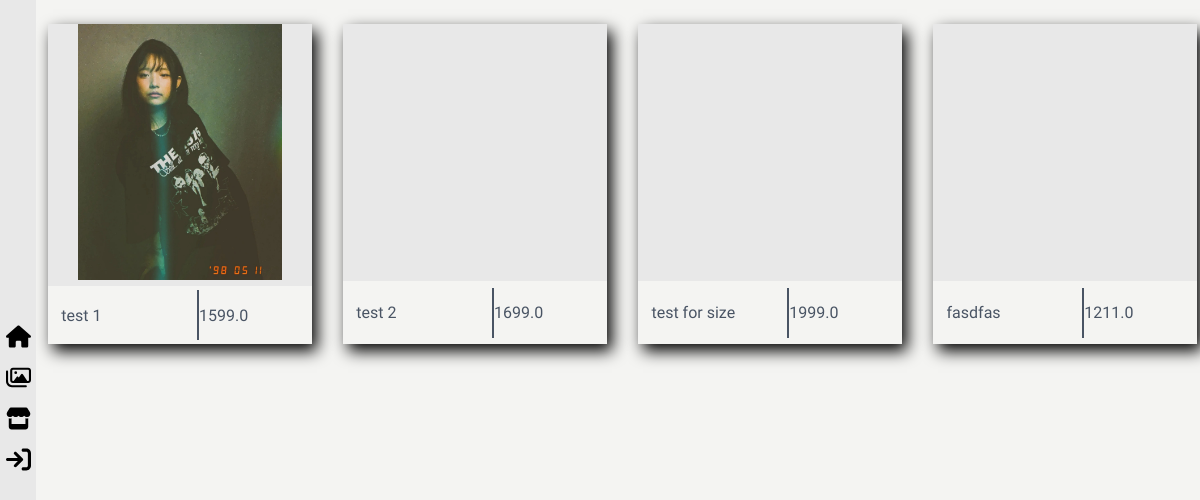
/product, run on an earlier commit of the app's database.
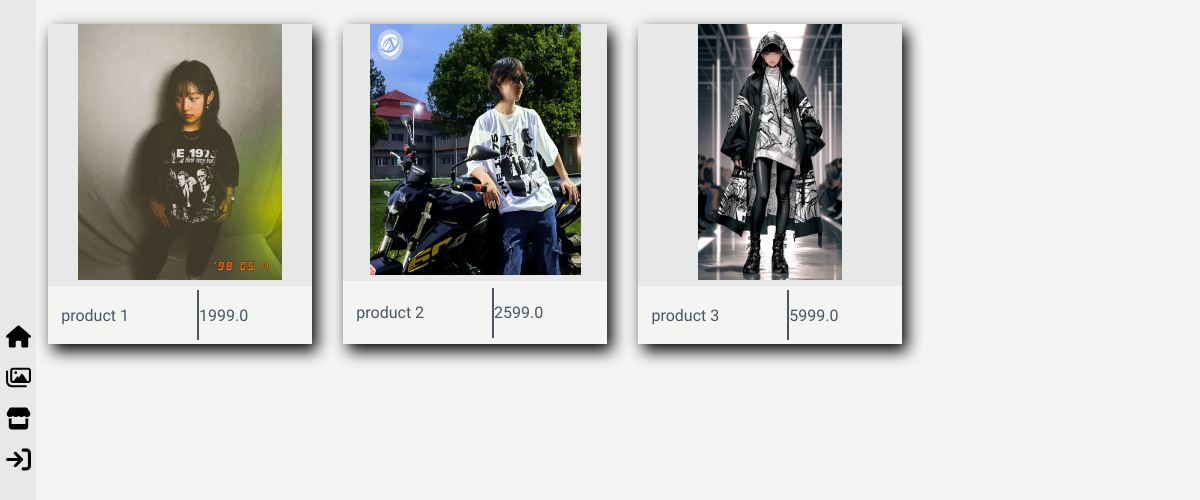
And on a later commit of the database.
### pro/model.py (models this page shows)
class Product(db.Model):
    productID = db.Column(db.Integer, primary_key=True)
    productName = db.Column(db.String(150))
    productQuantity = db.Column(db.Integer)
    productDetail = db.Column(db.String(10000))
    productPrice = db.Column(db.Float)
    productColor = db.Column(db.String(250))
    productWeight = db.Column(db.Float, nullable=True)
    productMaterial = db.Column(db.String(150))
    productPercentage = db.Column(db.Float)
    productSizes = db.relationship('Size', backref='product', lazy=True ,cascade="all, delete-orphan")
    offers = db.relationship('Offer', secondary='offer_product', back_populates='products')
    image = db.relationship('ProductImage',backref='product', lazy=True ,cascade="all, delete-orphan")

class ProductImage(db.Model):
    id = db.Column(db.Integer, primary_key=True)
    file_name = db.Column(db.String(250), nullable=False)
    product_id = db.Column(db.Integer, db.ForeignKey('product.productID'), nullable=False)

### pro/views.py (the view)
@views.route("/product")
def products():
	lproducts = Product.query.all()
	for product in lproducts:
		if product.offers:
			product.recent_offer = max(product.offers, key=lambda o: o.created_at)
		else:
			product.recent_offer = None
	return render_template("frontend/product.html", products=lproducts)

### pro/templates/frontend/product.html (shortened to what this page needs)
{% extends "frontend/productbase.html" %}
{% block content %}
   <div class="product-container" id="product-container">
        <div class="product-grid">
            {% for product in products %}
                {% if product.productQuantity < 1 %}
                    <a onmousedown="this.classList.add('change')" onmouseup="this.classList.add('change')" class="product-unclickable font" href="">
                        <div class="product-photo-sec" id="productDiv">
                            <div class="product-img">
                                <div class="product-sub-img-sec">
                                    {% if product.exists %}
                                        {% elif product.image %}
                                            <img src="{{ url_for('static', filename='uploads/' + product.image[0].file_name) }}" alt="" class="product-list-img">
                                        {% else %}
                                            <img src="{{ url_for('static', filename='gallery/non2.jpeg' ) }}" alt="" class="product-list-img">
                                    {% endif %}
                                </div>
                            </div>
                            <div class="product-spec">
                                <div class="product-title">
                                    <div class="product-sub-title">
                                        {{ product.productName }}
                                    </div>
                                    <div class="product-sub-detail">
                                        <span class="product-price-main">{{ product.productPrice }}</span>
                                        {% if product.recent_offer %}
                                            <span class="product-discount">
                                                - {{ product.recent_offer.discount_percentage }}%
                                            </span>
                                        {% else %}
                                            <span></span>
                                        {% endif %}
                                    </div>
                                </div>
                            </div>
                        </div>
                    </a>
                {% else %}
                    <a onmousedown="this.classList.add('change')" onmouseup="this.classList.add('change')" class="product-link font" href="{{ url_for('views.product_detail', productID=product.productID) }}">
                        <div class="product-photo-sec" id="productDiv">
                            <div class="product-img">
                                <div class="product-sub-img-sec">
                                    {% if product.exists %}
                                        {% elif product.image %}
                                            <img src="{{ url_for('static', filename='uploads/' + product.image[0].file_name) }}" alt="" class="product-list-img">
                                        {% else %}
                                            <img src="{{ url_for('static', filename='gallery/non2.jpeg' ) }}" alt="" class="product-list-img">
                                    {% endif %}
                                </div>
                            </div>
                            <div class="product-spec">
                                <div class="product-title">
                                    <div class="product-sub-title">
                                        {{ product.productName }}
                                    </div>
                                    <div class="product-sub-detail">
                                        <span class="product-price-main">{{ product.productPrice }}</span>
                                    </div>
                                </div>
                            </div>
                        </div>
                    </a>
                {% endif %}
             {% endfor %}
        </div>
    </div>
{% endblock %}

What changed in the data, as far as the page shows it:
removed Product: productName "fasdfas", productPrice "1211.0"
changed Product: file_name: a different picture; productName "test 1" → "product 1"; productPrice "1599.0" → "1999.0"
changed Product: file_name: picture added; productName "test 2" → "product 2"; productPrice "1699.0" → "2599.0"
changed Product: file_name: picture added; productName "test for size" → "product 3"; productPrice "1999.0" → "5999.0"
